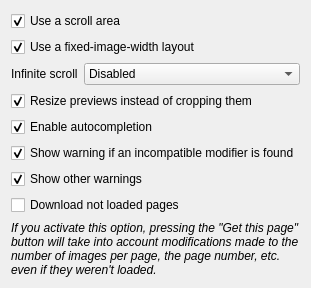
      <widget class="QWidget" name="pageInterfaceSearchResults">
       <layout class="QFormLayout" name="formLayout_24">
        <item row="0" column="0" colspan="2">
         <widget class="QCheckBox" name="checkResultsScrollArea">
          <property name="text">
           <string>Use a scroll area</string>
          </property>
          <property name="checked">
           <bool>true</bool>
          </property>
         </widget>
        </item>
        <item row="3" column="0" colspan="2">
         <widget class="QCheckBox" name="checkResizeInsteadOfCropping">
          <property name="text">
           <string>Resize previews instead of cropping them</string>
          </property>
          <property name="checked">
           <bool>true</bool>
          </property>
         </widget>
        </item>
        <item row="4" column="0" colspan="2">
         <widget class="QCheckBox" name="checkAutocompletion">
          <property name="text">
           <string>Enable autocompletion</string>
          </property>
          <property name="checked">
           <bool>true</bool>
          </property>
         </widget>
        </item>
        <item row="5" column="0" colspan="2">
         <widget class="QCheckBox" name="checkShowTagWarning">
          <property name="text">
           <string>Show warning if an incompatible modifier is found</string>
          </property>
          <property name="checked">
           <bool>true</bool>
          </property>
         </widget>
        </item>
        <item row="6" column="0" colspan="2">
         <widget class="QCheckBox" name="checkShowWarnings">
          <property name="text">
           <string>Show other warnings</string>
          </property>
          <property name="checked">
           <bool>true</bool>
          </property>
         </widget>
        </item>
        <item row="7" column="0" colspan="2">
         <widget class="QCheckBox" name="checkGetUnloadedPages">
          <property name="text">
           <string>Download not loaded pages</string>
          </property>
         </widget>
        </item>
        <item row="8" column="0" colspan="2">
         <widget class="QLabel" name="label_66">
          <property name="text">
           <string>&lt;i&gt;If you activate this option, pressing the &quot;Get this page&quot; button will take into account modifications made to the number of images per page, the page number, etc. even if they weren't loaded.&lt;/i&gt;</string>
          </property>
          <property name="wordWrap">
           <bool>true</bool>
          </property>
         </widget>
        </item>
        <item row="1" column="0" colspan="2">
         <widget class="QCheckBox" name="checkResultsFixedWidthLayout">
          <property name="text">
           <string>Use a fixed-image-width layout</string>
          </property>
          <property name="checked">
           <bool>true</bool>
          </property>
         </widget>
        </item>
        <item row="2" column="0">
         <widget class="QLabel" name="labelInfiniteScroll">
          <property name="text">
           <string>Infinite scroll</string>
          </property>
         </widget>
        </item>
        <item row="2" column="1">
         <widget class="QComboBox" name="comboInfiniteScroll">
          <item>
           <property name="text">
            <string>Disabled</string>
           </property>
          </item>
          <item>
           <property name="text">
            <string>Button</string>
           </property>
          </item>
          <item>
           <property name="text">
            <string>Scroll</string>
           </property>
          </item>
         </widget>
        </item>
       </layout>
      </widget>
